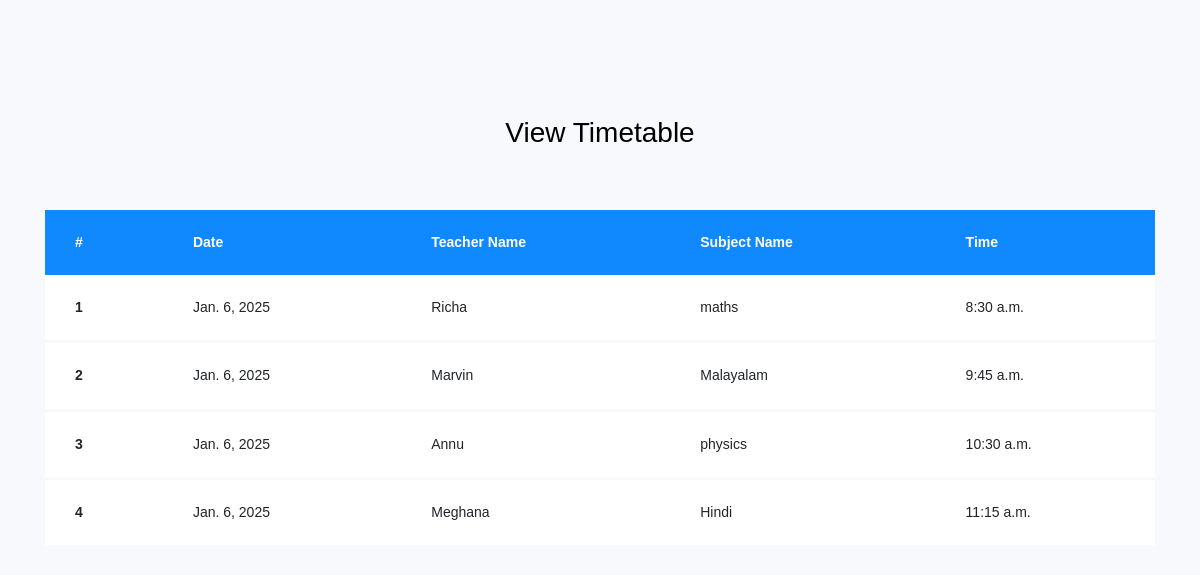
Screenshot of /timetable/ with the database file from the repository.
### myapp/models.py (models this page shows, shortened)
class timetable(models.Model):
    date=models.DateField(max_length=50)
    teachername=models.CharField(max_length=50)
    subject=models.CharField(max_length=50)
    time=models.TimeField()

### myapp/views.py (the view)
# urls.py: path("timetable/",views.timetable1),
def timetable1(request):
    tt=timetable.objects.filter()
    return render(request,"timetable.html",{'tt':tt})

### myapp/templates/timetable.html (shortened to what this page needs)
<!doctype html>
{% load static %}
<html lang="en">
  <head>
	<link rel="stylesheet" href="https://stackpath.bootstrapcdn.com/font-awesome/4.7.0/css/font-awesome.min.css">
	<link rel="stylesheet" href="{% static 'timetable/css/style.css' %}">
	</head>
	<body>
	<section class="ftco-section">
		<div class="container">
			<div class="row justify-content-center">
				<div class="col-md-6 text-center mb-5">
					<h2 class="heading-section">View Timetable</h2>
				</div>
			</div>
			<div class="row">
				<div class="col-md-12">
					<div class="table-wrap">
						<table class="table">
						  <thead class="thead-primary">
						    <tr>
						      <th>#</th>
								<th>Date</th>
						      <th>Teacher Name</th>
						      <th>Subject Name</th>
						      <th>Time</th>
						    </tr>
						  </thead>
						  <tbody>
						  {% for i in tt %}
						    <tr>
						      <th scope="row">{{forloop.counter}}</th>
								<td>{{i.date}}</td>
						      <td>{{i.teachername}}</td>
						      <td>{{i.subject}}</td>
						      <td>{{i.time}}</td>
						    </tr>
						  {% endfor %}
						  </tbody>
						</table>
					</div>
				</div>
			</div>
		</div>
	</section>
	</body>
</html>

### rows the page displays
timetable: date "Jan. 6, 2025", teachername "Richa", subject "maths", time "8:30 a.m."
timetable: date "Jan. 6, 2025", teachername "Marvin", subject "Malayalam", time "9:45 a.m."
timetable: date "Jan. 6, 2025", teachername "Annu", subject "physics", time "10:30 a.m."
timetable: date "Jan. 6, 2025", teachername "Meghana", subject "Hindi", time "11:15 a.m."
